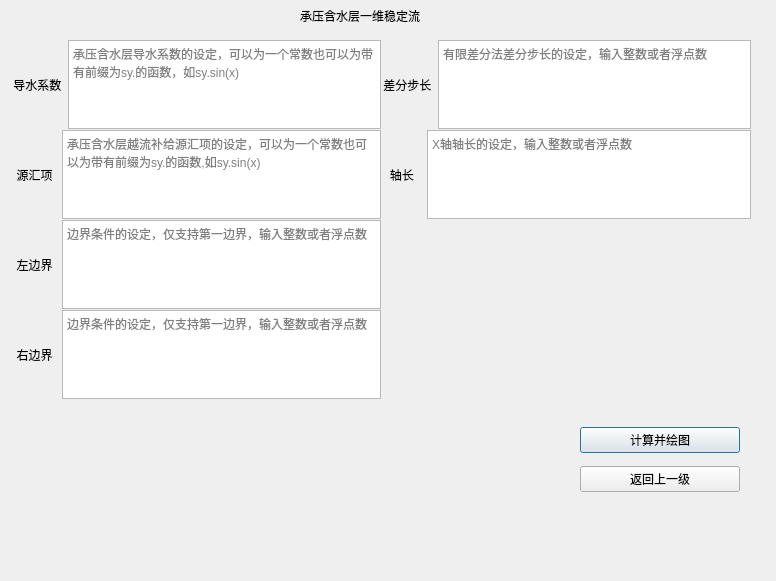
<?xml version="1.0" encoding="UTF-8"?>
<ui version="4.0">
 <class>one_dimension_confined_aquifer_stable_flow</class>
 <widget class="QDialog" name="one_dimension_confined_aquifer_stable_flow">
  <property name="windowModality">
   <enum>Qt::NonModal</enum>
  </property>
  <property name="geometry">
   <rect>
    <x>0</x>
    <y>0</y>
    <width>776</width>
    <height>581</height>
   </rect>
  </property>
  <property name="windowTitle">
   <string>one dimension confined aquifer stable flow</string>
  </property>
  <widget class="QLabel" name="label">
   <property name="geometry">
    <rect>
     <x>300</x>
     <y>0</y>
     <width>181</width>
     <height>31</height>
    </rect>
   </property>
   <property name="text">
    <string>承压含水层一维稳定流</string>
   </property>
  </widget>
  <widget class="QWidget" name="horizontalLayoutWidget">
   <property name="geometry">
    <rect>
     <x>10</x>
     <y>40</y>
     <width>371</width>
     <height>89</height>
    </rect>
   </property>
   <layout class="QHBoxLayout" name="horizontalLayout">
    <item>
     <widget class="QLabel" name="label_2">
      <property name="text">
       <string> 导水系数</string>
      </property>
     </widget>
    </item>
    <item>
     <widget class="QTextEdit" name="transmissivity">
      <property name="placeholderText">
       <string>承压含水层导水系数的设定，可以为一个常数也可以为带有前缀为sy.的函数，如sy.sin(x)</string>
      </property>
     </widget>
    </item>
   </layout>
  </widget>
  <widget class="QWidget" name="horizontalLayoutWidget_2">
   <property name="geometry">
    <rect>
     <x>10</x>
     <y>130</y>
     <width>371</width>
     <height>89</height>
    </rect>
   </property>
   <layout class="QHBoxLayout" name="horizontalLayout_2">
    <item>
     <widget class="QLabel" name="label_3">
      <property name="text">
       <string>  源汇项 </string>
      </property>
     </widget>
    </item>
    <item>
     <widget class="QTextEdit" name="leakage_recharge">
      <property name="placeholderText">
       <string notr="true">承压含水层越流补给源汇项的设定，可以为一个常数也可以为带有前缀为sy.的函数,如sy.sin(x)</string>
      </property>
     </widget>
    </item>
   </layout>
  </widget>
  <widget class="QWidget" name="horizontalLayoutWidget_3">
   <property name="geometry">
    <rect>
     <x>10</x>
     <y>220</y>
     <width>371</width>
     <height>89</height>
    </rect>
   </property>
   <layout class="QHBoxLayout" name="horizontalLayout_3">
    <item>
     <widget class="QLabel" name="label_4">
      <property name="text">
       <string>  左边界 </string>
      </property>
     </widget>
    </item>
    <item>
     <widget class="QTextEdit" name="l_boundary">
      <property name="placeholderText">
       <string>边界条件的设定，仅支持第一边界，输入整数或者浮点数</string>
      </property>
     </widget>
    </item>
   </layout>
  </widget>
  <widget class="QWidget" name="horizontalLayoutWidget_4">
   <property name="geometry">
    <rect>
     <x>10</x>
     <y>310</y>
     <width>371</width>
     <height>89</height>
    </rect>
   </property>
   <layout class="QHBoxLayout" name="horizontalLayout_4">
    <item>
     <widget class="QLabel" name="label_5">
      <property name="text">
       <string>  右边界 </string>
      </property>
     </widget>
    </item>
    <item>
     <widget class="QTextEdit" name="r_boundary">
      <property name="placeholderText">
       <string>边界条件的设定，仅支持第一边界，输入整数或者浮点数</string>
      </property>
     </widget>
    </item>
   </layout>
  </widget>
  <widget class="QWidget" name="verticalLayoutWidget">
   <property name="geometry">
    <rect>
     <x>580</x>
     <y>420</y>
     <width>160</width>
     <height>80</height>
    </rect>
   </property>
   <layout class="QVBoxLayout" name="verticalLayout">
    <item>
     <widget class="QPushButton" name="draw">
      <property name="text">
       <string>计算并绘图</string>
      </property>
     </widget>
    </item>
    <item>
     <widget class="QPushButton" name="back">
      <property name="text">
       <string>返回上一级</string>
      </property>
     </widget>
    </item>
   </layout>
  </widget>
  <widget class="QWidget" name="horizontalLayoutWidget_5">
   <property name="geometry">
    <rect>
     <x>380</x>
     <y>40</y>
     <width>371</width>
     <height>89</height>
    </rect>
   </property>
   <layout class="QHBoxLayout" name="horizontalLayout_5">
    <item>
     <widget class="QLabel" name="label_6">
      <property name="text">
       <string> 差分步长</string>
      </property>
     </widget>
    </item>
    <item>
     <widget class="QTextEdit" name="step_length">
      <property name="placeholderText">
       <string>有限差分法差分步长的设定，输入整数或者浮点数</string>
      </property>
     </widget>
    </item>
   </layout>
  </widget>
  <widget class="QWidget" name="horizontalLayoutWidget_6">
   <property name="geometry">
    <rect>
     <x>380</x>
     <y>130</y>
     <width>371</width>
     <height>89</height>
    </rect>
   </property>
   <layout class="QHBoxLayout" name="horizontalLayout_6">
    <item>
     <widget class="QLabel" name="label_7">
      <property name="text">
       <string>   轴长  </string>
      </property>
     </widget>
    </item>
    <item>
     <widget class="QTextEdit" name="length">
      <property name="placeholderText">
       <string>X轴轴长的设定，输入整数或者浮点数</string>
      </property>
     </widget>
    </item>
   </layout>
  </widget>
 </widget>
 <resources/>
 <connections/>
</ui>
